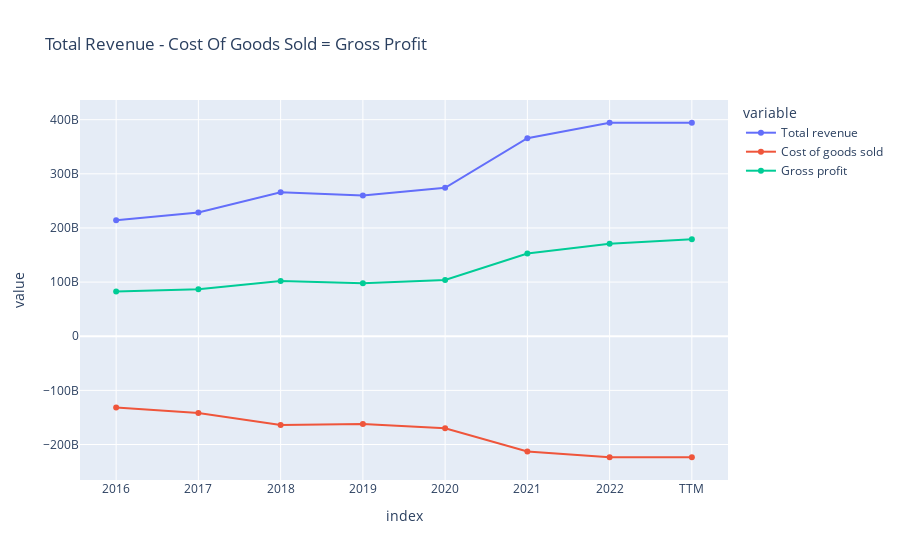
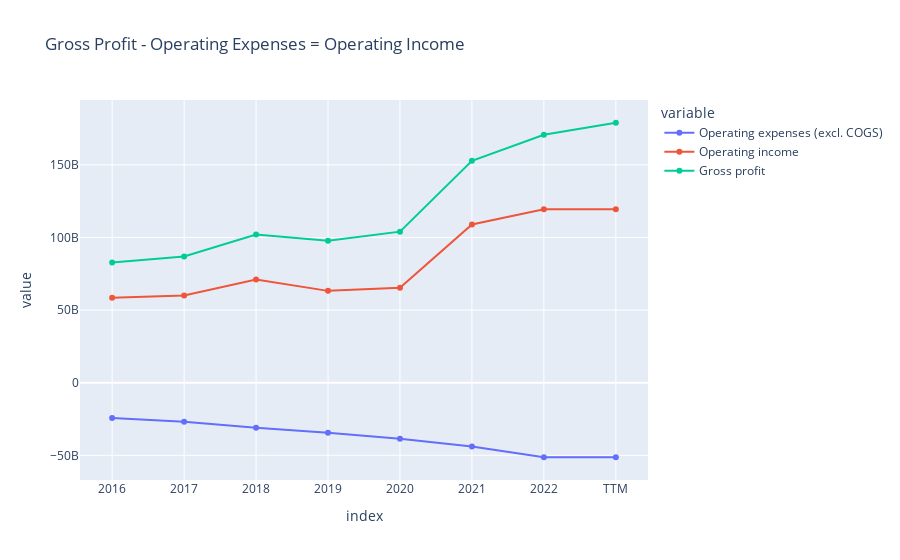
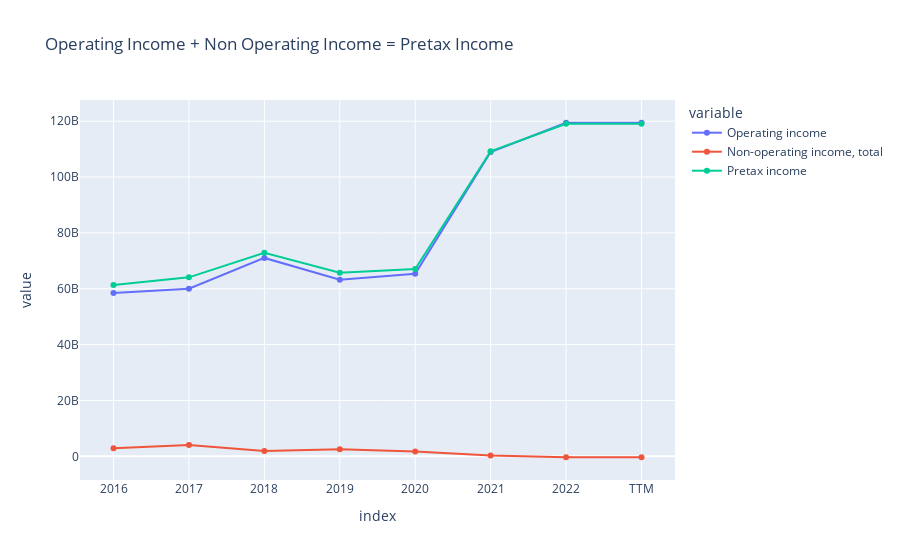
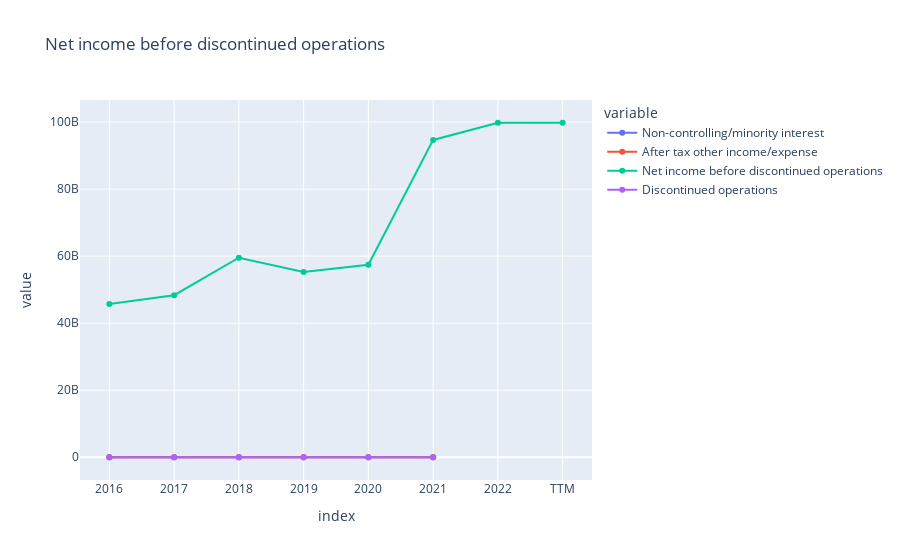

The code cell stored with these charts, in order, in its notebook:
### Code cell
#income statement visuals
df_income_statement = run_scraper.income_statement.transpose()

fig_revenue = px.line(df_income_statement, x=df_income_statement.index, y=['Total revenue','Cost of goods sold', 'Gross profit'], 
                title='Total Revenue - Cost Of Goods Sold = Gross Profit', markers=True)
fig_revenue.show()

fig_operating_income = px.line(df_income_statement, x=df_income_statement.index, y=['Operating expenses (excl. COGS)','Operating income', 'Gross profit'], 
                title='Gross Profit - Operating Expenses = Operating Income', markers=True)
fig_operating_income.show()

fig_pretax_income = px.line(df_income_statement, x=df_income_statement.index, y=['Operating income', 'Non-operating income, total', 'Pretax income'], 
                title='Operating Income + Non Operating Income = Pretax Income', markers=True)
fig_pretax_income.show()

fig_discontinued_operations = px.line(df_income_statement, x=df_income_statement.index, y=['Non-controlling/minority interest', 'After tax other income/expense', 
                                                                                'Net income before discontinued operations', 'Discontinued operations',], 
                                                                            title='Net income before discontinued operations', markers=True)
fig_discontinued_operations.show()

fig_net_income = px.line(df_income_statement, x=df_income_statement.index, y=['Pretax income', 'Taxes', 'Net income'], 
                title='Pretax Income - Taxes = Net Income', markers=True)
fig_net_income.show()

fig_diluted_net_income = px.line(df_income_statement, x=df_income_statement.index, y=['Dilution adjustment', 'Preferred dividends', 'Diluted net income available to common stockholders'], 
                title='Net Income + Dilution Adjustment - Preferred Dividents = Diluted Net Income', markers=True)
fig_diluted_net_income.show()

fig_eps = px.line(df_income_statement, x=df_income_statement.index, y=['Basic earnings per share (Basic EPS)', 'Diluted earnings per share (Diluted EPS)'], 
                title='Earnings Per Share', markers=True)
fig_eps.show()

fig_shares = px.line(df_income_statement, x=df_income_statement.index, y=['Average basic shares outstanding', 'Diluted shares outstanding'], 
                title='Shares Outstanding', markers=True)
fig_shares.show()

fig_ebit = px.line(df_income_statement, x=df_income_statement.index, y=['EBITDA', 'EBIT'], 
                title='EBIT/EBITDA', markers=True)
fig_ebit.show()

fig_operating_expenses = px.line(df_income_statement, x=df_income_statement.index, y=['Operating expenses (excl. COGS)','Cost of goods sold', 'Total operating expenses'], 
                title='Operating Expenses + Cost of Goods Sold = Total Operating Expenses', markers=True)
fig_operating_expenses.show()

# Index(['Total revenue', 'Cost of goods sold', 'Deprecation and amortization',
#        'Depreciation', 'Amortization of intangibles',
#        'Amortization of deferred charges', 'Other cost of goods sold',
#        'Gross profit', 'Operating expenses (excl. COGS)',
#        'Selling/general/admin expenses, total', 'Research & development',
#        'Selling/general/admin expenses, other',
#        'Other operating expenses, total', 'Operating income',
#        'Non-operating income, total',
#        'Interest expense, net of interest capitalized',
#        'Interest expense on debt', 'Interest capitalized',
#        'Non-operating income, excl. interest expenses',
#        'Non-operating interest income', 'Pretax equity in earnings',
#        'Miscellaneous non-operating expense', 'Unusual income/expense',
#        'Impairments', 'Restructuring charge', 'Legal claim expense',
#        'Unrealized gain/loss', 'Other exceptional charges', 'Pretax income',
#        'Equity in earnings', 'Taxes', 'Income tax, current',
#        'Income tax, current - domestic', 'Income Tax, current - foreign',
#        'Income tax, deferred', 'Income tax, deferred - domestic',
#        'Income tax, deferred - foreign', 'Income Tax Credits',
#        'Non-controlling/minority interest', 'After tax other income/expense',
#        'Net income before discontinued operations', 'Discontinued operations',
#        'Net income', 'Dilution adjustment', 'Preferred dividends',
#        'Diluted net income available to common stockholders',
#        'Basic earnings per share (Basic EPS)',
#        'Diluted earnings per share (Diluted EPS)',
#        'Average basic shares outstanding', 'Diluted shares outstanding',
#        'EBITDA', 'EBIT', 'Total operating expenses'],
#       dtype='object')

### Figure 1 — Plotly figure (JSON) as saved in the notebook; plotly's stock layout.template omitted (floating-point values rounded to 4 significant figures)
{"data": [{"hovertemplate": "variable=Total revenue<br>index=%{x}<br>value=%{y}<extra></extra>", "legendgroup": "Total revenue", "line": {"color": "#636efa", "dash": "solid"}, "marker": {"symbol": "circle"}, "mode": "markers+lines", "name": "Total revenue", "orientation": "v", "showlegend": true, "type": "scatter", "x": ["2016", "2017", "2018", "2019", "2020", "2021", "2022", "TTM"], "xaxis": "x", "y": [214230000000, 228570000000, 265810000000, 260000000000.0, 274100000000.0, 365820000000, 394330000000, 394330000000], "yaxis": "y"}, {"hovertemplate": "variable=Cost of goods sold<br>index=%{x}<br>value=%{y}<extra></extra>", "legendgroup": "Cost of goods sold", "line": {"color": "#EF553B", "dash": "solid"}, "marker": {"symbol": "circle"}, "mode": "markers+lines", "name": "Cost of goods sold", "orientation": "v", "showlegend": true, "type": "scatter", "x": ["2016", "2017", "2018", "2019", "2020", "2021", "2022", "TTM"], "xaxis": "x", "y": [-131500000000.0, -141700000000, -163830000000, -162260000000, -170140000000, -212980000000, -223550000000, -223550000000], "yaxis": "y"}, {"hovertemplate": "variable=Gross profit<br>index=%{x}<br>value=%{y}<extra></extra>", "legendgroup": "Gross profit", "line": {"color": "#00cc96", "dash": "solid"}, "marker": {"symbol": "circle"}, "mode": "markers+lines", "name": "Gross profit", "orientation": "v", "showlegend": true, "type": "scatter", "x": ["2016", "2017", "2018", "2019", "2020", "2021", "2022", "TTM"], "xaxis": "x", "y": [82720000000, 86870000000, 101980000000, 97700000000, 104010000000, 152840000000, 170780000000, 179020000000], "yaxis": "y"}], "layout": {"legend": {"title": {"text": "variable"}, "tracegroupgap": 0}, "title": {"text": "Total Revenue - Cost Of Goods Sold = Gross Profit"}, "xaxis": {"anchor": "y", "domain": [0, 1], "title": {"text": "index"}}, "yaxis": {"anchor": "x", "domain": [0, 1], "title": {"text": "value"}}}}

### Figure 2 — Plotly figure (JSON) as saved in the notebook; plotly's stock layout.template omitted (floating-point values rounded to 4 significant figures)
{"data": [{"hovertemplate": "variable=Operating expenses (excl. COGS)<br>index=%{x}<br>value=%{y}<extra></extra>", "legendgroup": "Operating expenses (excl. COGS)", "line": {"color": "#636efa", "dash": "solid"}, "marker": {"symbol": "circle"}, "mode": "markers+lines", "name": "Operating expenses (excl. COGS)", "orientation": "v", "showlegend": true, "type": "scatter", "x": ["2016", "2017", "2018", "2019", "2020", "2021", "2022", "TTM"], "xaxis": "x", "y": [-24240000000, -26840000000, -30940000000, -34460000000, -38670000000, -43890000000, -51340000000, -51340000000], "yaxis": "y"}, {"hovertemplate": "variable=Operating income<br>index=%{x}<br>value=%{y}<extra></extra>", "legendgroup": "Operating income", "line": {"color": "#EF553B", "dash": "solid"}, "marker": {"symbol": "circle"}, "mode": "markers+lines", "name": "Operating income", "orientation": "v", "showlegend": true, "type": "scatter", "x": ["2016", "2017", "2018", "2019", "2020", "2021", "2022", "TTM"], "xaxis": "x", "y": [58480000000, 60030000000, 71040000000, 63240000000, 65340000000, 108950000000, 119440000000, 119440000000], "yaxis": "y"}, {"hovertemplate": "variable=Gross profit<br>index=%{x}<br>value=%{y}<extra></extra>", "legendgroup": "Gross profit", "line": {"color": "#00cc96", "dash": "solid"}, "marker": {"symbol": "circle"}, "mode": "markers+lines", "name": "Gross profit", "orientation": "v", "showlegend": true, "type": "scatter", "x": ["2016", "2017", "2018", "2019", "2020", "2021", "2022", "TTM"], "xaxis": "x", "y": [82720000000, 86870000000, 101980000000, 97700000000, 104010000000, 152840000000, 170780000000, 179020000000], "yaxis": "y"}], "layout": {"legend": {"title": {"text": "variable"}, "tracegroupgap": 0}, "title": {"text": "Gross Profit - Operating Expenses = Operating Income"}, "xaxis": {"anchor": "y", "domain": [0, 1], "title": {"text": "index"}}, "yaxis": {"anchor": "x", "domain": [0, 1], "title": {"text": "value"}}}}

### Figure 3 — Plotly figure (JSON) as saved in the notebook; plotly's stock layout.template omitted (floating-point values rounded to 4 significant figures)
{"data": [{"hovertemplate": "variable=Operating income<br>index=%{x}<br>value=%{y}<extra></extra>", "legendgroup": "Operating income", "line": {"color": "#636efa", "dash": "solid"}, "marker": {"symbol": "circle"}, "mode": "markers+lines", "name": "Operating income", "orientation": "v", "showlegend": true, "type": "scatter", "x": ["2016", "2017", "2018", "2019", "2020", "2021", "2022", "TTM"], "xaxis": "x", "y": [58480000000, 60030000000, 71040000000, 63240000000, 65340000000, 108950000000, 119440000000, 119440000000], "yaxis": "y"}, {"hovertemplate": "variable=Non-operating income, total<br>index=%{x}<br>value=%{y}<extra></extra>", "legendgroup": "Non-operating income, total", "line": {"color": "#EF553B", "dash": "solid"}, "marker": {"symbol": "circle"}, "mode": "markers+lines", "name": "Non-operating income, total", "orientation": "v", "showlegend": true, "type": "scatter", "x": ["2016", "2017", "2018", "2019", "2020", "2021", "2022", "TTM"], "xaxis": "x", "y": [2890000000, 4060000000.0, 1860000000, 2500000000, 1750000000, 258000000, -334000000, -302000000], "yaxis": "y"}, {"hovertemplate": "variable=Pretax income<br>index=%{x}<br>value=%{y}<extra></extra>", "legendgroup": "Pretax income", "line": {"color": "#00cc96", "dash": "solid"}, "marker": {"symbol": "circle"}, "mode": "markers+lines", "name": "Pretax income", "orientation": "v", "showlegend": true, "type": "scatter", "x": ["2016", "2017", "2018", "2019", "2020", "2021", "2022", "TTM"], "xaxis": "x", "y": [61370000000, 64090000000, 72900000000, 65740000000.0, 67090000000, 109210000000, 119100000000, 119100000000], "yaxis": "y"}], "layout": {"legend": {"title": {"text": "variable"}, "tracegroupgap": 0}, "title": {"text": "Operating Income + Non Operating Income = Pretax Income"}, "xaxis": {"anchor": "y", "domain": [0, 1], "title": {"text": "index"}}, "yaxis": {"anchor": "x", "domain": [0, 1], "title": {"text": "value"}}}}

### Figure 4 — Plotly figure (JSON) as saved in the notebook; plotly's stock layout.template omitted (floating-point values rounded to 4 significant figures)
{"data": [{"hovertemplate": "variable=Non-controlling/minority interest<br>index=%{x}<br>value=%{y}<extra></extra>", "legendgroup": "Non-controlling/minority interest", "line": {"color": "#636efa", "dash": "solid"}, "marker": {"symbol": "circle"}, "mode": "markers+lines", "name": "Non-controlling/minority interest", "orientation": "v", "showlegend": true, "type": "scatter", "x": ["2016", "2017", "2018", "2019", "2020", "2021", "2022", "TTM"], "xaxis": "x", "y": [0, 0, 0, 0, 0, 0, null, null], "yaxis": "y"}, {"hovertemplate": "variable=After tax other income/expense<br>index=%{x}<br>value=%{y}<extra></extra>", "legendgroup": "After tax other income/expense", "line": {"color": "#EF553B", "dash": "solid"}, "marker": {"symbol": "circle"}, "mode": "markers+lines", "name": "After tax other income/expense", "orientation": "v", "showlegend": true, "type": "scatter", "x": ["2016", "2017", "2018", "2019", "2020", "2021", "2022", "TTM"], "xaxis": "x", "y": [0, 0, 0, 0, 0, 0, null, null], "yaxis": "y"}, {"hovertemplate": "variable=Net income before discontinued operations<br>index=%{x}<br>value=%{y}<extra></extra>", "legendgroup": "Net income before discontinued operations", "line": {"color": "#00cc96", "dash": "solid"}, "marker": {"symbol": "circle"}, "mode": "markers+lines", "name": "Net income before discontinued operations", "orientation": "v", "showlegend": true, "type": "scatter", "x": ["2016", "2017", "2018", "2019", "2020", "2021", "2022", "TTM"], "xaxis": "x", "y": [45690000000, 48350000000, 59530000000, 55260000000, 57410000000, 94680000000, 99800000000, 99800000000], "yaxis": "y"}, {"hovertemplate": "variable=Discontinued operations<br>index=%{x}<br>value=%{y}<extra></extra>", "legendgroup": "Discontinued operations", "line": {"color": "#ab63fa", "dash": "solid"}, "marker": {"symbol": "circle"}, "mode": "markers+lines", "name": "Discontinued operations", "orientation": "v", "showlegend": true, "type": "scatter", "x": ["2016", "2017", "2018", "2019", "2020", "2021", "2022", "TTM"], "xaxis": "x", "y": [0, 0, 0, 0, 0, 0, null, null], "yaxis": "y"}], "layout": {"legend": {"title": {"text": "variable"}, "tracegroupgap": 0}, "title": {"text": "Net income before discontinued operations"}, "xaxis": {"anchor": "y", "domain": [0, 1], "title": {"text": "index"}}, "yaxis": {"anchor": "x", "domain": [0, 1], "title": {"text": "value"}}}}
